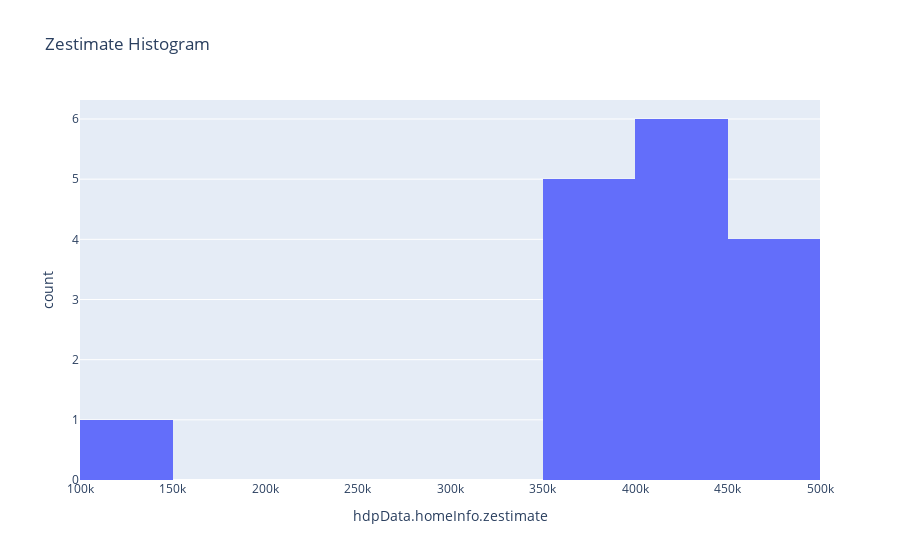

The notebook cell saved with this chart:
### Code cell
# view zestimate
px.histogram(df_listings, x="hdpData.homeInfo.zestimate", title="Zestimate Histogram")

### Figure 1 — Plotly figure (JSON) as saved in the notebook; plotly's stock layout.template omitted (floating-point values rounded to 4 significant figures)
{"data": [{"alignmentgroup": "True", "bingroup": "x", "hovertemplate": "hdpData.homeInfo.zestimate=%{x}<br>count=%{y}<extra></extra>", "legendgroup": "", "marker": {"color": "#636efa", "pattern": {"shape": ""}}, "name": "", "offsetgroup": "", "orientation": "v", "showlegend": false, "type": "histogram", "x": [135068, 367447, null, 431500, null, 454818, 485000, 401494, 439628, 410831, 472079, null, null, null, null, null, 452360, null, 424043, 368500, null, null, null, 369700, 393000, 374700, 406000], "xaxis": "x", "yaxis": "y"}], "layout": {"barmode": "relative", "legend": {"tracegroupgap": 0}, "title": {"text": "Zestimate Histogram"}, "xaxis": {"anchor": "y", "domain": [0, 1], "title": {"text": "hdpData.homeInfo.zestimate"}}, "yaxis": {"anchor": "x", "domain": [0, 1], "title": {"text": "count"}}}}
